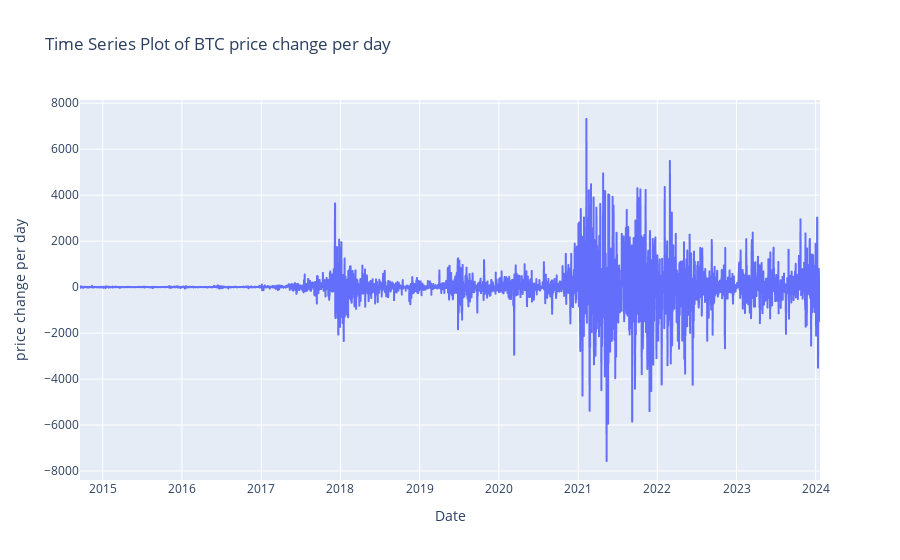

The code cell stored with this chart in its notebook:
### Code cell
fig_BTC_change = px.line(df_BTC, x='Date', y='price_change_per_day', title='Time Series Plot of BTC price change per day', labels={'price_change_per_day': 'price change per day'})

fig_BTC_change

### Figure 1 — Plotly figure (JSON) as saved in the notebook; plotly's stock layout.template omitted (floating-point values rounded to 4 significant figures; data arrays with more than 128 entries replaced by an {"elided": "..."} marker saying what was removed)
{"data": [{"hovertemplate": "Date=%{x}<br>price change per day=%{y}<extra></extra>", "legendgroup": "", "line": {"color": "#636efa", "dash": "solid"}, "marker": {"symbol": "circle"}, "mode": "lines", "name": "", "showlegend": false, "type": "scattergl", "x": {"elided": "3413 str values"}, "xaxis": "x", "y": {"elided": "3413 float values"}, "yaxis": "y"}], "layout": {"legend": {"tracegroupgap": 0}, "title": {"text": "Time Series Plot of BTC price change per day"}, "xaxis": {"anchor": "y", "domain": [0, 1], "title": {"text": "Date"}}, "yaxis": {"anchor": "x", "domain": [0, 1], "title": {"text": "price change per day"}}}}
